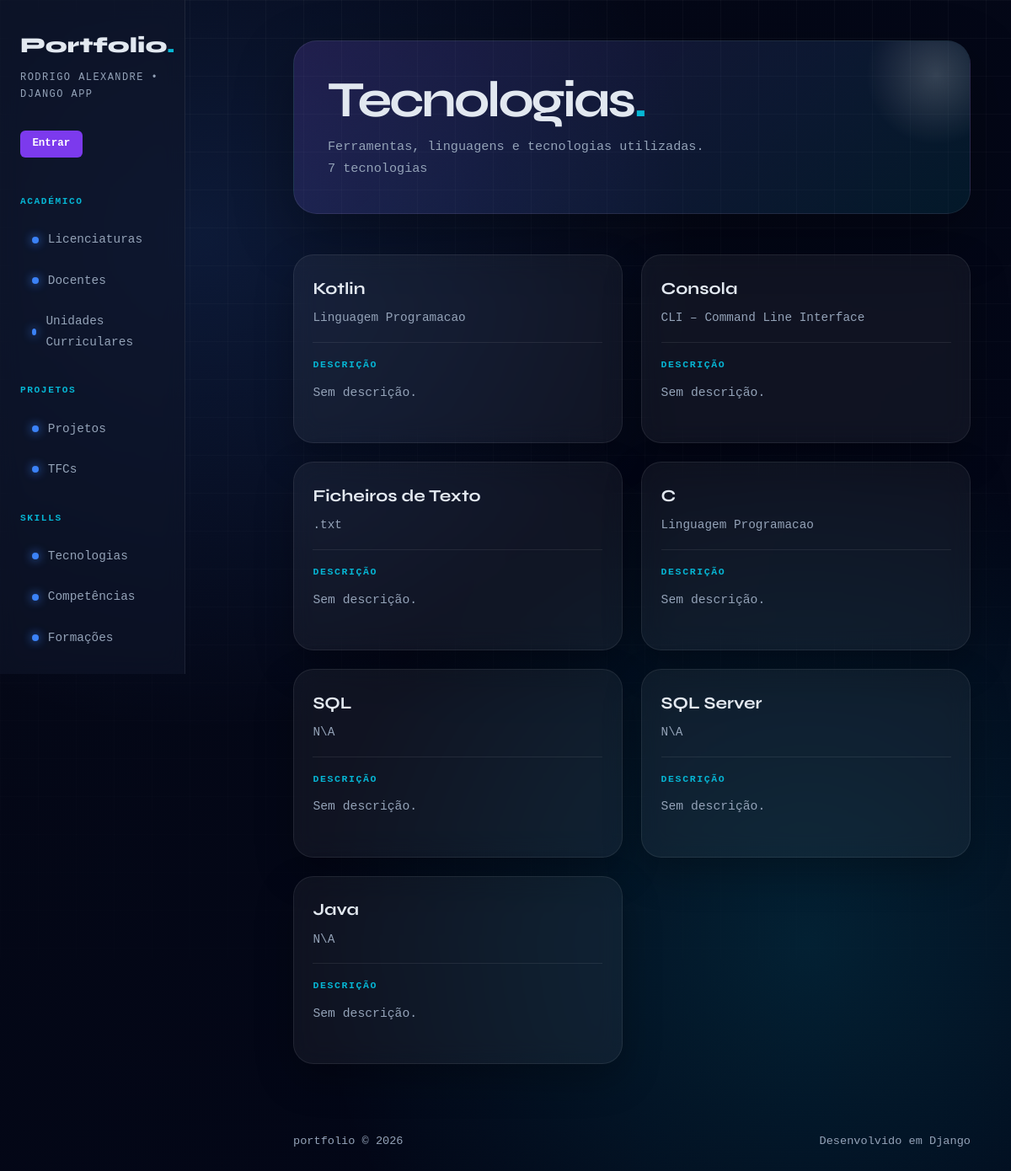
The page /portfolio/tecnologias/ on the database as committed earlier.
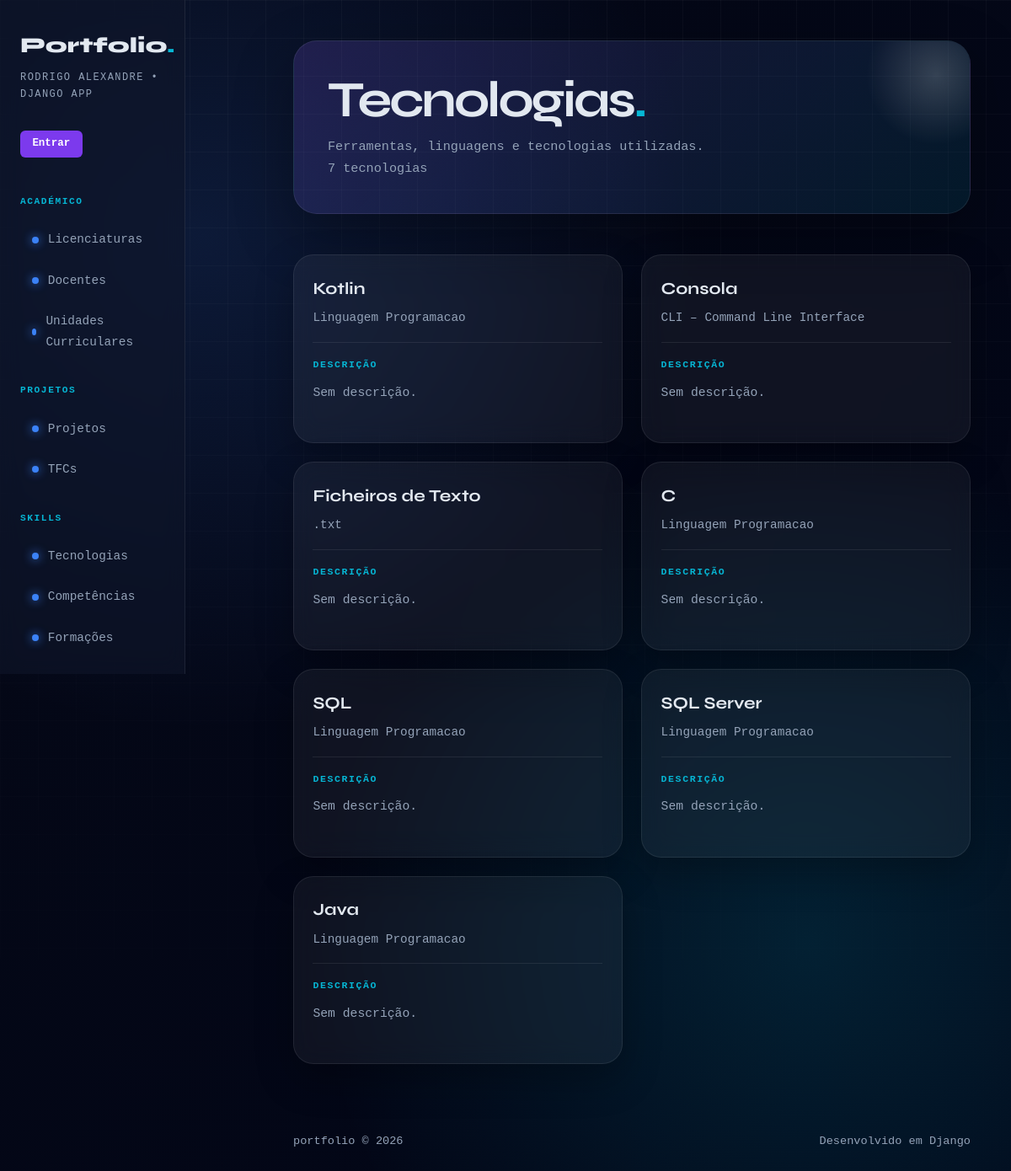
The same page on the database as committed later.
### portfolio/models.py (models this page shows, shortened)
class Tecnologia(models.Model):
    nome = models.CharField(max_length=100)
    descricao = models.TextField(blank=True)
    categoria = models.CharField(max_length=100)
    logo = models.ImageField(upload_to="tecnologias/", blank=True, null=True)
    url = models.URLField(blank=True)
    interesse = models.IntegerField(null=True, blank=True)
    class Meta:
        verbose_name_plural = "Tecnologias"

### portfolio/views.py (the view)
# urls.py: path('tecnologias/', views.tecnologias_view, name='tecnologias'),
def tecnologias_view(request):
    tecnologias = Tecnologia.objects.all()
    return render(request, 'portfolio/tecnologias.html', {'tecnologias': tecnologias})

### accounts/templatetags/auth_extras.py (called while the page is built)
@register.filter
def in_group(user, group_name):
    if not user.is_authenticated:
        return False
    return user.groups.filter(name=group_name).exists()

### portfolio/templates/portfolio/tecnologias.html (shortened to what this page needs)
{% extends "portfolio/base.html" %}
{% load auth_extras %}
{% block content %}
<div class="page-header">
    <div>
        <h2>Tecnologias<span>.</span></h2>
        <p>Ferramentas, linguagens e tecnologias utilizadas.</p>
    </div>
    <span class="page-count">{{ tecnologias|length }} tecnologias</span>
</div>
<section class="grid">
    {% for tec in tecnologias %}
    <article class="card">
        <header>
            <h3>{{ tec.nome }}</h3>
            <p>{{ tec.categoria }}</p>
        </header>
        <section>
            <h4>Descrição</h4>
            {% if tec.descricao %}
                <p>{{ tec.descricao }}</p>
            {% else %}
                <p>Sem descrição.</p>
            {% endif %}
            <br>
        </section>
    </article>
    {% endfor %}
</section>
{% endblock %}

Rows that differ between the two databases and show on the page:
changed Tecnologia "SQL": categoria "N\\A" → "Linguagem Programacao"
changed Tecnologia "SQL Server": categoria "N\\A" → "Linguagem Programacao"
changed Tecnologia "Java": categoria "N\\A" → "Linguagem Programacao"
